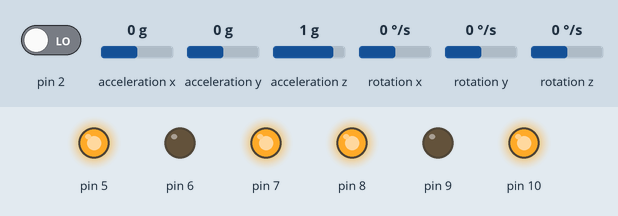
This sketch was run on a simulated Arduino Uno, built with avr-gcc and run on an emulated ATmega328P. Shown: output pins drawn as LEDs (lit = HIGH). The inputs (shaded band) are chosen by the test bench; at power-on: acceleration x 0 g, pin 2 LOW, acceleration y 0 g, acceleration z 1 g, rotation x 0 °/s, rotation y 0 °/s, rotation z 0 °/s. The sensor or clock chip raises its interrupt line as the real part does.

Above: at 1.7 s.
1.8 s: acceleration x set to -1.4 g
At 2.8 s:
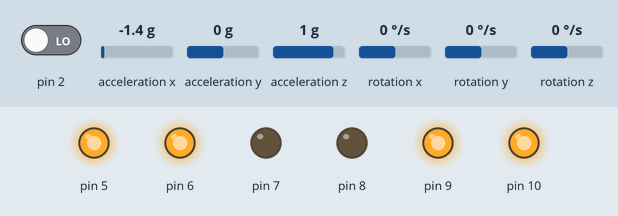
3.3 s: acceleration x set to 0 g
At 3.9 s:
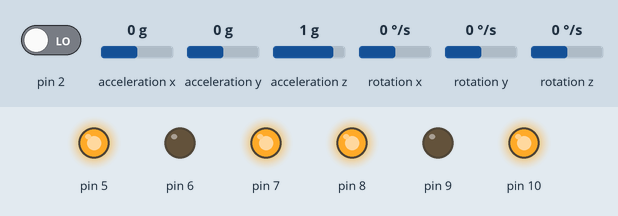
4.8 s: acceleration x set to -0.8 g
At 6.3 s:
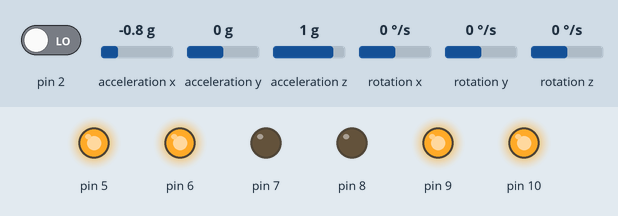
Timing chart, 0 to 7.8 s (numbered marks = the images above; inputs shaded):
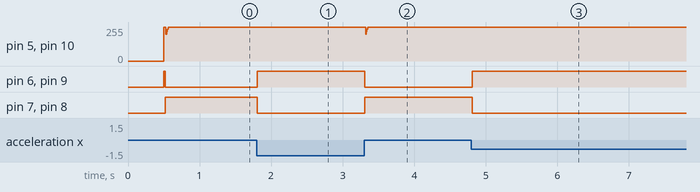

The sketch:

Balancing_bot.ino
```cpp
//Self Balancing Robot
#include <PID_v1.h>
#include <LMotorController.h>
#include "I2Cdev.h"
#include "MPU6050_6Axis_MotionApps20.h"

#if I2CDEV_IMPLEMENTATION == I2CDEV_ARDUINO_WIRE
 #include "Wire.h"
#endif

#define MIN_ABS_SPEED 50

MPU6050 mpu;

// MPU control/status vars
bool dmpReady = false;
uint8_t mpuIntStatus;
uint8_t devStatus;
uint16_t packetSize;
uint16_t fifoCount;
uint8_t fifoBuffer[64];

// orientation/motion vars
Quaternion q;
VectorFloat gravity;
float ypr[3]; // [yaw, pitch, roll] container

//PID
double originalSetpoint = 173;
double setpoint = originalSetpoint;
double movingAngleOffset = 0.1;
double input, output;

double Kp = 60;
double Kd = 2.2;
double Ki = 270;
PID pid(&input, &output, &setpoint, Kp, Ki, Kd, DIRECT);

double motorSpeedFactorLeft = 1;
double motorSpeedFactorRight = 1;

//MOTOR CONTROLLER
int ENA = 5;
int IN1 = 6;
int IN2 = 7;
int IN3 = 9;
int IN4 = 8;
int ENB = 10;
LMotorController motorController(ENA, IN1, IN2, ENB, IN3, IN4, motorSpeedFactorLeft, motorSpeedFactorRight);

volatile bool mpuInterrupt = false;
void dmpDataReady()
{
 mpuInterrupt = true;
}


void setup()
{
  Serial.begin(115200);
 // join I2C bus (I2Cdev library doesn't do this automatically)
 #if I2CDEV_IMPLEMENTATION == I2CDEV_ARDUINO_WIRE
 Wire.begin();
 TWBR = 24; // 400kHz I2C clock (200kHz if CPU is 8MHz)
 #elif I2CDEV_IMPLEMENTATION == I2CDEV_BUILTIN_FASTWIRE
 Fastwire::setup(400, true);
 #endif

 mpu.initialize();

 devStatus = mpu.dmpInitialize();

 // gyro offsets
 mpu.setXGyroOffset(220);
 mpu.setYGyroOffset(76);
 mpu.setZGyroOffset(-85);
 mpu.setZAccelOffset(1788);


 if (devStatus == 0)
 {

 mpu.setDMPEnabled(true);

 // enable Arduino interrupt detection
 attachInterrupt(0, dmpDataReady, RISING);
 mpuIntStatus = mpu.getIntStatus();

 dmpReady = true;

 packetSize = mpu.dmpGetFIFOPacketSize();

 //setup PID
 pid.SetMode(AUTOMATIC);
 pid.SetSampleTime(10);
 pid.SetOutputLimits(-255, 255);
 }
 else
 {
 // ERROR!
 // 1 = initial memory load failed
 // 2 = DMP configuration updates failed
 // (if it's going to break, usually the code will be 1)
 Serial.print(F("DMP Initialization failed (code "));
 Serial.print(devStatus);
 Serial.println(F(")"));
 }
}


void loop()
{
 if (!dmpReady) return;

 // wait for MPU interrupt or extra packet(s) available
 while (!mpuInterrupt && fifoCount < packetSize)
 {
 //no mpu data - performing PID calculations and output to motors
 pid.Compute();
 motorController.move(output, MIN_ABS_SPEED);

 }

 mpuInterrupt = false;
 mpuIntStatus = mpu.getIntStatus();

 // get current FIFO count
 fifoCount = mpu.getFIFOCount();
 if ((mpuIntStatus & 0x10) || fifoCount == 1024)
 {
 mpu.resetFIFO();
 Serial.println(F("FIFO overflow!"));

 // otherwise, check for DMP data ready interrupt
 }
 else if (mpuIntStatus & 0x02)
 {
 // wait for correct available data length
 while (fifoCount < packetSize) fifoCount = mpu.getFIFOCount();

 // read a packet from FIFO
 mpu.getFIFOBytes(fifoBuffer, packetSize);

 // track FIFO count here in case there is > 1 packet available
 // (this lets us immediately read more without waiting for an interrupt)
 fifoCount -= packetSize;

 mpu.dmpGetQuaternion(&q, fifoBuffer);
 mpu.dmpGetGravity(&gravity, &q);
 mpu.dmpGetYawPitchRoll(ypr, &q, &gravity);
 input = ypr[1] * 180/M_PI + 180;
 }
}
```

Measured:
- after the input at 1.8 s, pin 6, pin 9: LOW → HIGH at once; pin 7, pin 8: HIGH → LOW at once
- after the input at 3.3 s, pin 5, pin 10: 255/255 → 202/255 at once, → 221/255 0.01 s later, → 240/255 0.01 s later, → 255/255 0.01 s later; pin 6, pin 9: HIGH → LOW at once; pin 7, pin 8: LOW → HIGH at once
- after the input at 4.8 s, pin 6, pin 9: LOW → HIGH at once; pin 7, pin 8: HIGH → LOW at once
